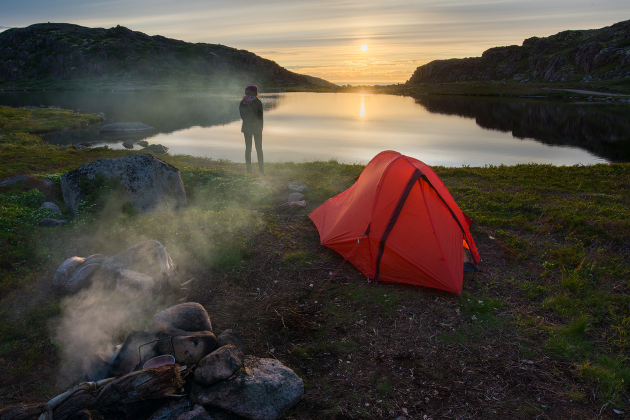
#> input picture images/img.jpg, 1260 x 840 px, found by its file name (shown at 1/2 size)
$ python hw18.py   (older library calls are emulated)
#> lines starting #> are read from the running program, lines starting #| are printed output that depends on the picture
# Написать скрипт, который будет создавать миниатюры фотографий.
# Объем полученого файла должен передаваться как параметр.


import os
from PIL import Image


def resize_image(resize_in_percent):

#> called with resize_in_percent = 20
    img_obj = Image.open(os.getcwd() + '\\images\\img.jpg')
#> img_obj is the input picture: PIL image 1260x840 RGB; mean R, G, B 80.1, 71.4, 61.8
    percent = 100 / resize_in_percent
    width = int(float(img_obj.size[0])/percent)
#> width = 252
    height = int(float(img_obj.size[1])/percent)
#> height = 168

    resized_img = img_obj.resize(
        (width, height), Image.ANTIALIAS)
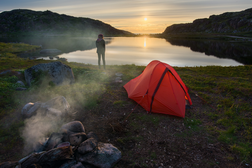
#> resized_img: PIL image 252x168 RGB; mean R, G, B 80.1, 71.4, 61.8
    resized_img.save(os.getcwd() + '\\images\\resized_img.jpg')


resize_image(20)
